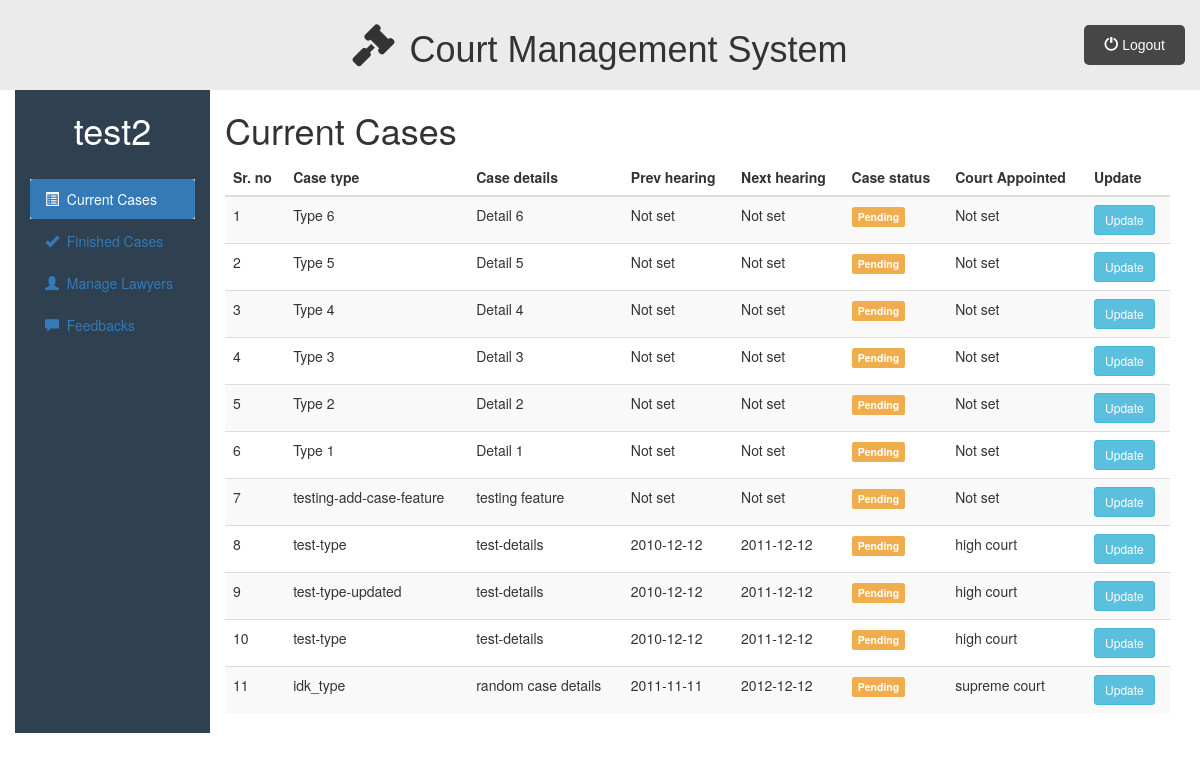
Screenshot of /admin_dashboard.php?id=2 (signed in) with the database file from the repository.
### tables this page shows
CREATE TABLE `cases` (
  `case_id` int(11) NOT NULL,
  `case_type` varchar(50) NOT NULL,
  `case_details` varchar(200) NOT NULL,
  `next_hearing_date` date DEFAULT NULL,
  `prev_hearing_date` date DEFAULT NULL,
  `case_status` varchar(50) NOT NULL,
  `court_name` varchar(50) DEFAULT NULL,
  `lawyer_id_assigned` int(11) NOT NULL,
  `lawyer_status` varchar(20) DEFAULT 'not yet accepted',
  `clientforcase_id` int(11) NOT NULL
);

### admin/currentcases.php (the view, shortened to what this page needs)
<div class="container-fluid">
    <div class="row">
        <div class="col-sm-2">
            <h1><?php echo htmlspecialchars($_SESSION["admin_name"] ?? ""); ?></h1>
            <br>
            <ul id="side_menu" class="nav nav-pills nav-stacked">
                <li class="active"><a href="admin_dashboard.php"><span
                            class="glyphicon glyphicon-list-alt"></span>&nbsp; Current Cases</a></li>
                <li><a href="admin_dashboard.php?q=finishedcases"><span class="glyphicon glyphicon-ok"></span>&nbsp;
                        Finished Cases</a></li>
                <li><a href="admin_dashboard.php?q=managelawyers"><span class="glyphicon glyphicon-user"></span>&nbsp;
                        Manage Lawyers</a></li>
                <li><a href="admin_dashboard.php?q=feedbacks"><span class="glyphicon glyphicon-comment"></span>&nbsp;
                        Feedbacks</a></li>
            </ul>
        </div>
        <div class="col-sm-10">
            <h1>Current Cases</h1>
            <div class="table-responsive">
                <table class="table table-striped table-hover">
                    <thead>
                        <tr>
                            <th>Sr. no</th>
                            <th>Case type</th>
                            <th>Case details</th>
                            <th>Prev hearing</th>
                            <th>Next hearing</th>
                            <th>Case status</th>
                            <th>Court Appointed</th>
                            <th>Update</th>
                        </tr>
                    </thead>
                    <tbody>
                        <?php
                        require_once("includes/db.php");
                        if ($con) {
                            $status = "pending";
                            $stmt = $con->prepare("
                                SELECT case_id, case_type, case_details, prev_hearing_date, next_hearing_date, court_name
                                FROM cases
                                WHERE case_status = ?
                                ORDER BY case_id DESC
                            ");
                            $stmt->bind_param('s', $status);
                            $stmt->execute();
                            $result = $stmt->get_result();
                            if ($result->num_rows > 0) {
                                $x = 1;
                                while ($row = $result->fetch_assoc()) {
                                    $case_id = (int) $row['case_id'];
                                    $case_type = htmlspecialchars($row['case_type']);
                                    $case_details = htmlspecialchars($row['case_details']);
                                    $prev_hearing = htmlspecialchars($row['prev_hearing_date'] ?? "Not set");
                                    $next_hearing = htmlspecialchars($row['next_hearing_date'] ?? "Not set");
                                    $court_name = htmlspecialchars($row['court_name'] ?? "Not set");
                                    echo "
                                    <tr>
                                        <td>{$x}</td>
                                        <td>{$case_type}</td>
                                        <td>{$case_details}</td>
                                        <td>{$prev_hearing}</td>
                                        <td>{$next_hearing}</td>
                                        <td><span class='label label-warning'>Pending</span></td>
                                        <td>{$court_name}</td>
                                        <td>
                                            <a class='btn btn-info btn-sm' href='admin_dashboard.php?q=updatecase&id={$case_id}'>Update</a>
                                        </td>
                                    </tr>";
                                    $x++;
                                }
                            } else {
                                echo "<tr><td colspan='8' class='text-center text-muted'>No pending cases found</td></tr>";
                            }
                        } else {
                            echo "<tr><td colspan='8' class='text-center text-danger'>Database connection error</td></tr>";
                        }
                        ?>
                    </tbody>
                </table>
            </div>
        </div>
    </div>
</div>

### public/css/style.css (style rules this page uses)
* { padding: 0%; margin: 0%; box-sizing: border-box; }
html { scroll-behavior: smooth; }
ul { list-style-type: none; }
.active, .accordion:hover { background-color: #ccc; }

### public/css/dashboard.css (style rules this page uses)
.row { background-color: #2f4050; }
.col-sm-10 { background-color: #fff; }
.col-sm-2 h1 { color: #fff; text-align:center; }

### rows the page displays
cases: case_type "Type 6", case_details "Detail 6", prev_hearing_date "Not set", next_hearing_date "Not set", court_name "Not set"
cases: case_type "Type 5", case_details "Detail 5", prev_hearing_date "Not set", next_hearing_date "Not set", court_name "Not set"
cases: case_type "Type 4", case_details "Detail 4", prev_hearing_date "Not set", next_hearing_date "Not set", court_name "Not set"
cases: case_type "Type 3", case_details "Detail 3", prev_hearing_date "Not set", next_hearing_date "Not set", court_name "Not set"
cases: case_type "Type 2", case_details "Detail 2", prev_hearing_date "Not set", next_hearing_date "Not set", court_name "Not set"
cases: case_type "Type 1", case_details "Detail 1", prev_hearing_date "Not set", next_hearing_date "Not set", court_name "Not set"
cases: case_type "testing-add-case-feature", case_details "testing feature", prev_hearing_date "Not set", next_hearing_date "Not set", court_name "Not set"
cases: case_type "test-type", case_details "test-details", prev_hearing_date "2010-12-12", next_hearing_date "2011-12-12", court_name "high court"
cases: case_type "test-type-updated", case_details "test-details", prev_hearing_date "2010-12-12", next_hearing_date "2011-12-12", court_name "high court"
cases: case_type "test-type", case_details "test-details", prev_hearing_date "2010-12-12", next_hearing_date "2011-12-12", court_name "high court"
cases: case_type "idk_type", case_details "random case details", prev_hearing_date "2011-11-11", next_hearing_date "2012-12-12", court_name "supreme court"

### other values shown
$_SESSION["admin_name"] "test2"
